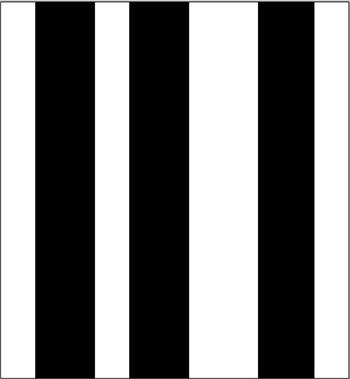
#> input picture visionX/bcode.jpg, 350 x 379 px, given in place of the camera
$ python visionXtemp3.py
#> lines starting #> are read from the running program, lines starting #| are printed output that depends on the picture; after the words box and inside, x2 and y2 are one past the last pixel; in counts of white or black regions, pixels touching at a corner belong together
import cv2
import numpy as np
import imutils
from PIL import Image
import math
import subprocess
import serial
global frame
import time
flagard=0

ser=serial.Serial('/dev/ttyUSB0',9600)


def disconnect():
    #Close socket connection to device
    ser.close()

# [5 lines left out: function up, not called in this run]

def down():
    print('s')
    ser.write(b's')
def left():
    print('a')
    ser.write(b'a')
def right():
    print('d')
    ser.write(b'd')
def stop():
    print('q')
    ser.write(b'q')
def clock():
    print('c')
    ser.write(b'c')
def counterclock():
    print('v')
    ser.write(b'v')
# [4 lines left out: function stepssignal, not called in this run]


#port='port name'
#bluetooth=serial.Serial(port, 9600)
#bluetooth.flushInput()


def perspective_bird(frame):

    pts1 = np.float32([[190,0],[430,0],[0,285],[640,285]])

    pts2= np.float32([[0,0],[639,0],[0,477],[639,477]])

    per_trans=cv2.getPerspectiveTransform(pts1,pts2)

    perspective = cv2.warpPerspective(frame,per_trans,(639,477))
    cv2.imshow('perspective',perspective)
    perspective=cv2.resize(perspective,(305,665))
    cv2.imshow('reshape',perspective)
#cv2.imshow('reshape',perspective)
    return perspective

# [36 lines left out: function houghc, not called in this run]

def hought(frame):

    #global i
    frame = cv2.medianBlur(frame,5)
    gray = cv2.cvtColor(frame, cv2.COLOR_BGR2GRAY)
    #cv2.imshow("check",frame)
    #cv2.waitKey(0)
    global circles
###
#HughCircles Detection TEST
    try:
        circles = cv2.HoughCircles(gray,cv2.HOUGH_GRADIENT,1,100,
                            param1=45,param2=20,minRadius=80,maxRadius=230)
        circles = np.uint16(np.around(circles))
        ret,thresh = cv2.threshold(gray,127,255,0)


# calculate moments of binary image
        M = cv2.moments(thresh)

    # calculate x,y coordinate of center
        if(M["m00"]!=0):
            cX = int(M["m10"] / M["m00"])
            cY = int(M["m01"] / M["m00"])
        if circles.all != None:
            for i in circles[0,:]:
            # draw the outer circle
                cv2.circle(frame,(i[0],i[1]),i[2],(0,255,0),2)
            # draw the center of the circle
                cv2.circle(frame,(i[0],i[1]),2,(0,0,255),3)
            #print(i[0])
    except:
        pass
def line_angle(thresh,frame):
    global ar
    ar=[]
    #frame = cv2.medianBlur(frame,5)
    global theta2
    #print(frame.shape)
    y,x,_=frame.shape
    x=int(x/2)

    theta2=0

    #M = cv2.moments(thresh)

# calculate x,y coordinate of center

    try:
        if circles.all != None:
            for i in circles[0,:]:
            # draw the outer circle
                cv2.circle(frame,(i[0],i[1]),i[2],(0,255,0),2)
                cv2.circle(frame,(i[0],i[1]),2,(0,0,255),3)

                #cv2.line(frame,(i[0],i[1]),(cX,cY),(0,0,0),2)
                ar.append(i[1])
                #ar[0].sort()
                ar.sort()

                l=str(len(ar))
                #print(ar)

                #cv2.putText(frame,l,(50,50),cv2.FONT_HERSHEY_PLAIN,1,(255,0,0),4)
                cv2.line(frame,(x,y),(x,int(y/2)),(0,0,0),2)
                # [23 lines of commented-out code are left out]
            for i in circles[0,:]:
                if i[1]==ar[len(ar)-1]:
                    cv2.line(frame,(i[0],i[1]),(x,y),(0,255,0),2)
                    theta1=np.arctan((i[0]-x)/(i[1]-y))*180/np.pi
                    if theta1>10:
                        #dist=(theta1*11.5/2)
                        steps=theta1*3200/360
                        steps=int(steps)
                        steps=str(steps)
                        #steps=str(100)
                        frame=cv2.putText(frame,'Turn Left',(10,20),cv2.FONT_HERSHEY_SIMPLEX,1,(0,50,255),2)
                        # counterclock()
                        print(steps)
                        stepssignal(steps)
                        cv2.waitKey(1)
                        return 1


                    elif theta1<-10:
                        steps=theta1*3200/360
                        steps=int(steps)
                        steps=str(steps)
                        frame=cv2.putText(frame,'Turn Right',(10,20),cv2.FONT_HERSHEY_SIMPLEX,1,(0,50,255),2)
                        # clock()
                        print(steps)
                        stepssignal(steps)
                        cv2.waitKey(1)

                        return 1
                    else:
                        frame=cv2.putText(frame,'Go Straight',(10,20),cv2.FONT_HERSHEY_SIMPLEX,1,(0,50,255),2)
                        #up()
                        distance=math.sqrt((x-i[0])**2+(y-i[1])**2)
                        factor=15/665
                        distancecm=distance*factor
                        #print(distancecm)
                        cameraFactor=41.5/15
                        realDistance=distancecm*cameraFactor
                        #print(realDistance)
                        wheelRadius=2.5
                        angletoturn=(360*realDistance*7)/(2*3*22)
                        #print(angletoturn)
                        steps=angletoturn*16/1.8
                        steps=int(steps)
                        steps=str(steps)
                        #steps=""+steps1

                        print(steps)
                        frame=cv2.putText(frame,'Go Straight',(10,20),cv2.FONT_HERSHEY_SIMPLEX,1,(0,50,255),2)
                        #up()
                        stepssignal(steps)

                        #cv2.waitKey(3000)
                        return 1


                # [6 lines of commented-out code are left out]

    except:
        pass

    # [62 lines left out: function barcode, not called in this run]
        #cv.imshow("Edges",i1)


        #cv.imshow("canny",can)


def shape(frame):
    y,x,_=frame.shape
    x=int(x/2)
    top_left_x=0
    top_left_y=240
    bottom_right_x=700
    bottom_right_y=800

    lt=np.array([0,0,0])

    ut=np.array([75,75,75])
    mask=cv2.inRange(frame,lt,ut)
    kernel=np.ones((3,3),np.uint8)

    mask=cv2.erode(mask,kernel)
    contours, _ = cv2.findContours(mask,cv2.RETR_TREE,cv2.CHAIN_APPROX_SIMPLE)
    try:

        for cnt in contours:
            M = cv2.moments(cnt)

            cx = int(M['m10']/M['m00'])
            cy = int(M['m01']/M['m00'])
            area=cv2.contourArea(cnt)
            approx=cv2.approxPolyDP(cnt,0.05*cv2.arcLength(cnt,True),True)
            #x=approx.ravel()[0]
            #y=approx.ravel()[1]
            #if area>10:
            cv2.drawContours(frame,[approx],-1,(0,150,150),2)
            cv2.circle(frame,(cx,cy),2,(0,0,255),-1)

            if(cx>40 and cx<290 and cy>450 and cy<660 ):
                cv2.line(frame,(x,y),(cx,cy),(0,0,0),2)


                if len(approx) == 3:
                    cv2.putText(frame, "Triangle", (200, 200), cv2.FONT_HERSHEY_COMPLEX, 2, (150, 100, 200))
                    return 3

                elif len(approx) == 4:
                    x1 ,y1, w, h = cv2.boundingRect(approx)
                    aspectRatio = float(w)/h
                    print("This is Aspect Ratio"+str(aspectRatio))


                    cv2.putText(frame, "Square", (200, 200), cv2.FONT_HERSHEY_COMPLEX, 2, (150, 100, 200))
                    return 4

                else:
                    return 0

                    #else : cv2.putText(frame, "Circle", (200,200), cv2.FONT_HERSHEY_COMPLEX, 3, (0, 0, 255))
                #print (len(approx))

    except:
        pass
    cv2.imshow('mask',mask)

# [6 lines left out: function ROI, not called in this run]

def bluemask(frame):
    lt=np.array([130,145,130])
    ut=np.array([155,165,160])
    mask=cv2.inRange(frame,lt,ut)
    kernel=np.ones((3,3),np.uint8)

    mask=cv2.erode(mask,kernel)
    return mask


#cap=cv2.VideoCapture("opencv/visionX/r1_toptrack.mp4")
cap=cv2.VideoCapture(1)

#frame=cv2.imread("opencv/visionX/r1_track_p1.png")
#ret=True
while(True):
    shapeflag=0

    flagard=0
    ret,frame=cap.read()
#> frame is the input picture: shape (379, 350, 3); min 0, max 255, mean 125.3
    # [4 lines of commented-out code are left out]


    if ret==True:
        frame=cv2.flip(frame,0)
        #print(ser.readline())
        frame=perspective_bird(frame)
#> in perspective_bird, `perspective = cv2.warpPerspective(frame,per_trans,(639,477))`:
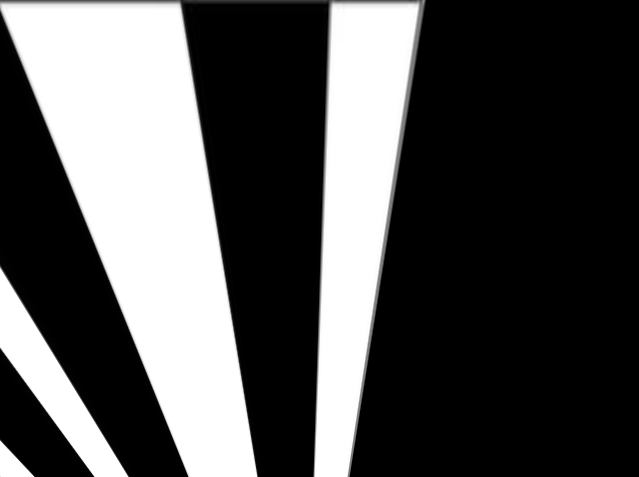
#> perspective: shape (477, 639, 3); min 0, max 255, mean 81.9
#> in perspective_bird, `perspective=cv2.resize(perspective,(305,665))`:
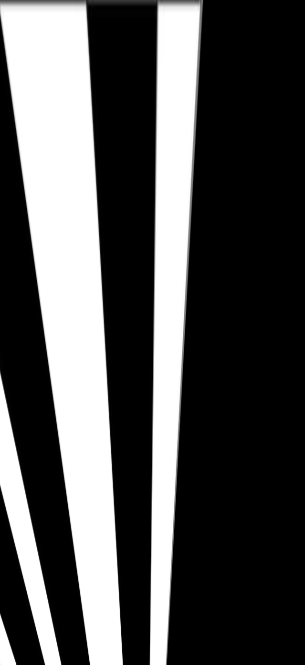
#> perspective: shape (665, 305, 3); min 0, max 255, mean 81.9
        #frame,flag=houghc()
        #shape()
        mask=bluemask(frame)
#> in bluemask, `mask=cv2.inRange(frame,lt,ut)`:
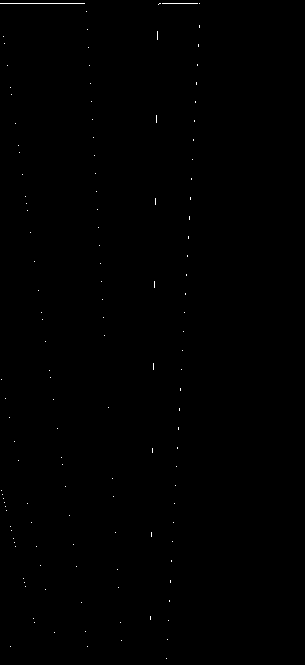
#> mask: shape (665, 305); 0.16% white in thin lines or dots, all inside (x1, y1, x2, y2) = (0, 3, 200, 659)
#> in bluemask, `mask=cv2.erode(mask,kernel)`: mask: shape (665, 305); every value is 0

        flag=shape(frame)
#> in shape, `mask=cv2.inRange(frame,lt,ut)`: mask: shape (665, 305); 67.1% white; 4 black regions, box (x1, y1, x2, y2) and area: (0, 0, 123, 665) 40377, (150, 0, 203, 665) 20846, (0, 373, 61, 665) 5044, (0, 614, 16, 665) 436
#> in shape, `mask=cv2.erode(mask,kernel)`:
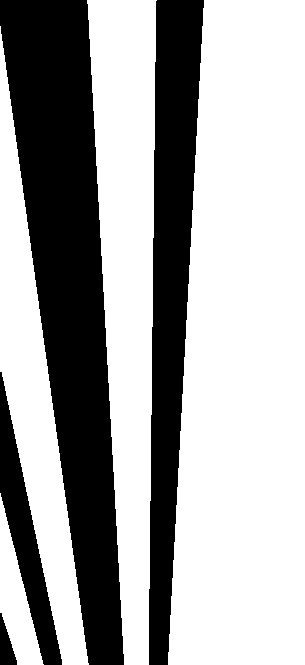
#> mask: shape (665, 305); 65.4% white; 4 black regions
#> in shape, `contours, _ = cv2.findContours(mask,cv2.RETR_TREE,cv2.CHAIN_APPROX_SIM..`: contours = 4 contours; box (x1, y1, x2, y2) and area: (168, 0, 305, 665) 78451, (87, 0, 157, 665) 30344, (0, 26, 89, 665) 18420, (0, 493, 44, 665) 3116
#> the loop in shape, `for cnt in contours:` made 4 passes
#> (cx, cy, area, approx) on passes 1 to 4: (15, 601, 3116.5, [[0, 493], [17, 664], [43, 664]]), (33, 395, 18420.5, [[0, 26], [88, 664]]), (244, 348, 78451, [[204, 0], [168, 664], [304, 664], [304, 0]]), (127, 278, 30343.5, [[87, 0], [148, 664]])
#> after the loop in shape, `for cnt in contours:`:
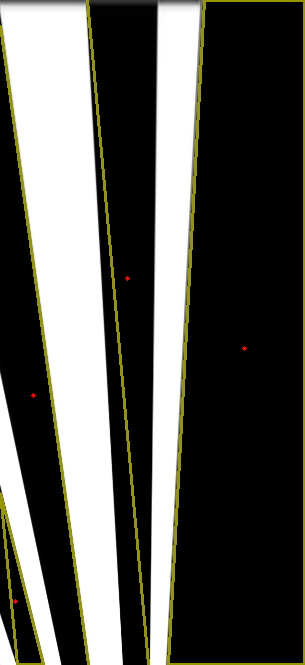
#> frame: shape (665, 305, 3); 4.33% of pixels changed, all inside (x1, y1, x2, y2) = (0, 0, 305, 665)
        hought(frame)
#> in hought, `gray = cv2.cvtColor(frame, cv2.COLOR_BGR2GRAY)`:
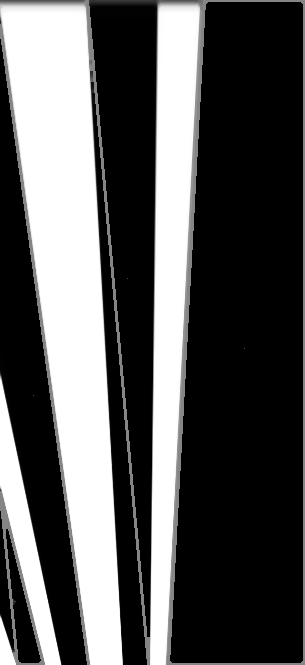
#> gray: shape (665, 305); min 0, max 255, mean 87.7
#> in hought, `circles = cv2.HoughCircles(gray,cv2.HOUGH_GRADIENT,1,100, param1=45,pa..`: circles = None
        #houghc(mask)
        #ROI(frame)
        gray = cv2.cvtColor(frame, cv2.COLOR_BGR2GRAY)
        ret,thresh = cv2.threshold(gray,127,255,0)
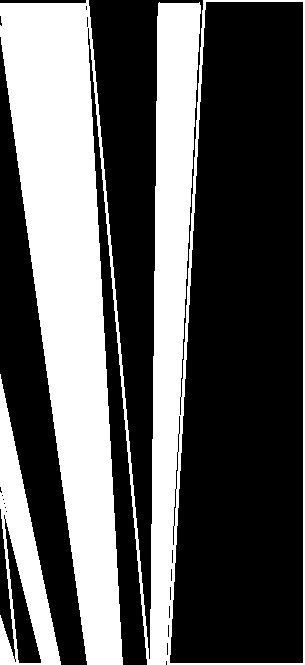
#> thresh: shape (665, 305); 36.4% white; 2 white regions, box (x1, y1, x2, y2) and area: (0, 0, 305, 665) 67350, (0, 374, 61, 665) 6415
        if(flag == 4 or flag == 3):
            print("Shape Detected")
            if flag == 4:
                cv2.putText(frame,"TURN RIGHT",(10,20), cv2.FONT_HERSHEY_SIMPLEX, 1,(0,50,255),2)
                clock()
            else:
                cv2.putText(frame,"TURN LEFT",(10,20), cv2.FONT_HERSHEY_SIMPLEX, 1,(0,50,255),2)
                counterclock()
            shapeflag=1
        else:
            flagard= line_angle(thresh,frame)


        #print('flag='+str(flagard))
        cv2.imshow("Video",frame)
        if flagard==0 and shapeflag==0:

            right()


        key=cv2.waitKey(1)
#> (key Esc is pressed here)

        if key== 27:
            disconnect()
            break

cap.release()
cv2.destroyAllWindows()
